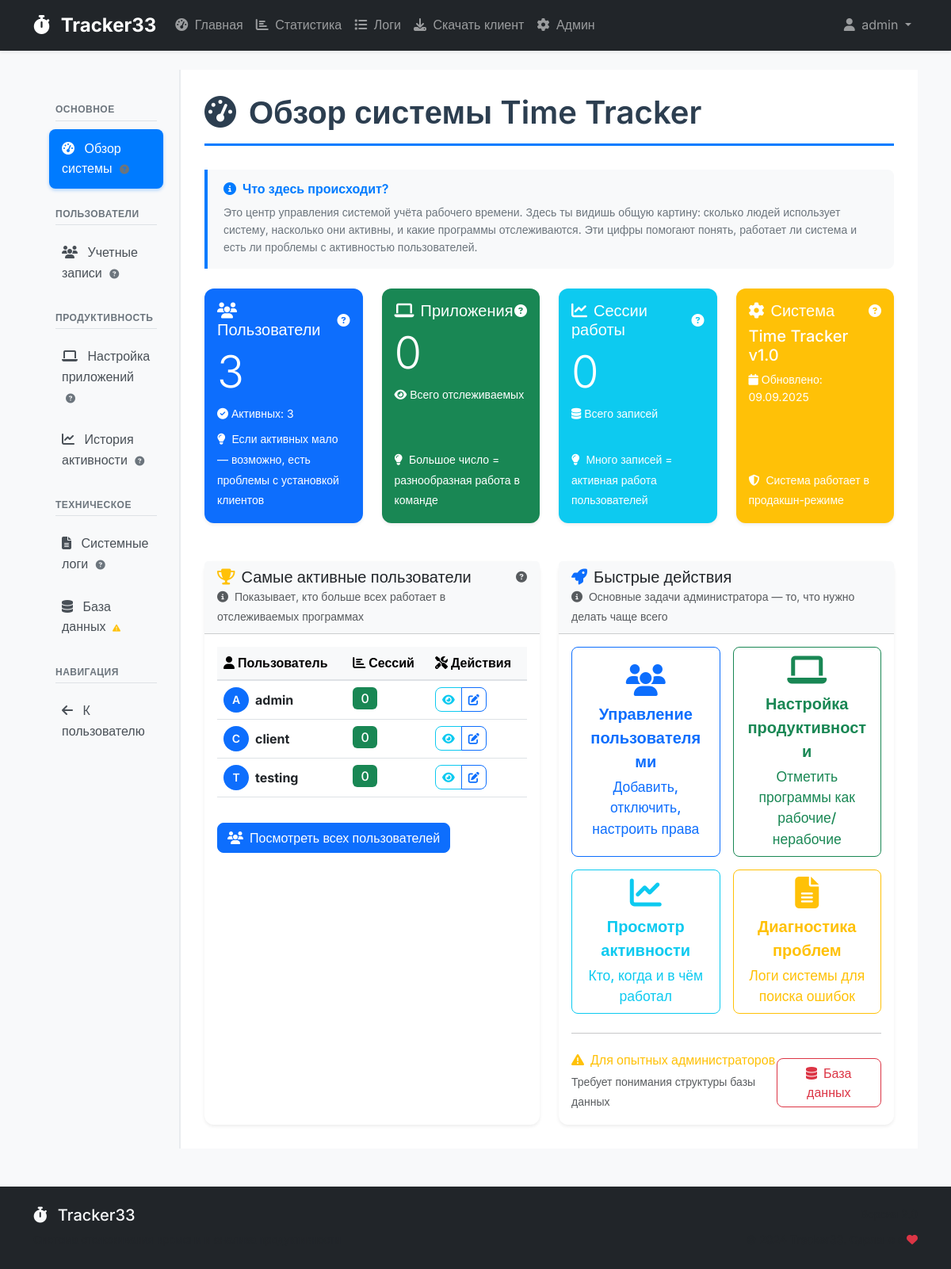
Page /admin-panel/ (signed in) on the earlier database version.
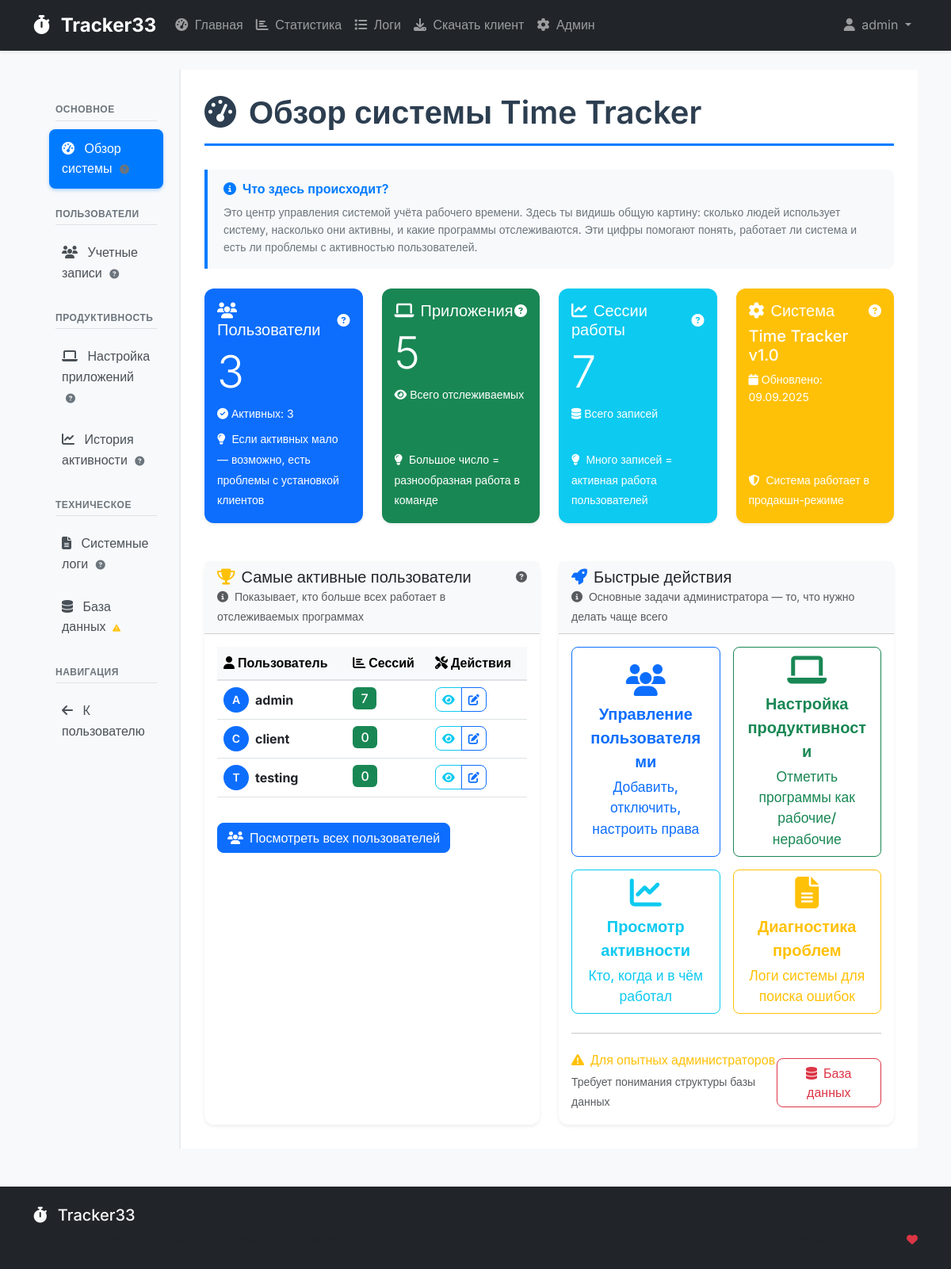
Same page on the later database version.
### users/models.py (models this page shows, shortened)
class CustomUser(AbstractUser):
    groups = models.ManyToManyField(
        'auth.Group',
        verbose_name='groups',
        blank=True,
        help_text='The groups this user belongs to.',
        related_name='custom_user_set',
        related_query_name='custom_user'
    )
    user_permissions = models.ManyToManyField(
        'auth.Permission',
        verbose_name='user permissions',
        blank=True,
        help_text='Specific permissions for this user.',
        related_name='custom_user_set',
        related_query_name='custom_user'
    )
    department = models.CharField(max_length=100, verbose_name='Отдел')
    position = models.CharField(max_length=100, verbose_name='Должность')
    is_active_tracking = models.BooleanField(default=True, verbose_name='Активное отслеживание')
    class Meta:
        verbose_name = 'Пользователь'
        verbose_name_plural = 'Пользователи'

### admin_panel/views.py (the view)
# urls.py: path('', views.AdminDashboardView.as_view(), name='dashboard'),
@method_decorator(never_cache, name='dispatch')
class AdminDashboardView(LoginRequiredMixin, SuperUserRequiredMixin, TemplateView):
    template_name = 'admin_panel/dashboard.html'
    def get_context_data(self, **kwargs):
        context = super().get_context_data(**kwargs)
        context['total_users'] = CustomUser.objects.count()
        context['active_users'] = CustomUser.objects.filter(is_active=True).count()
        context['total_applications'] = Application.objects.count()
        context['total_activities'] = UserActivity.objects.count()
        context['top_users'] = CustomUser.objects.annotate(
            activity_count=Count('useractivity')
        ).order_by('-activity_count')[:10]
        return context

### admin_panel/views.py (called while the page is built)
    def test_func(self):
        return self.request.user.is_superuser

### tracking/logging.py (called while the page is built)
    @staticmethod
    def log_view_performance(view_name, response_time, status_code):
        log_data = {
            'timestamp': datetime.now().isoformat(),
            'view_name': view_name,
            'response_time': response_time,
            'status_code': status_code
        }
        performance_logger.info(json.dumps(log_data))

### templates/admin_panel/dashboard.html (shortened to what the changed rows need)
{% extends 'admin_panel/base_admin.html' %}
{% block admin_content %}
<h1 class="admin-title">
    <i class="fas fa-tachometer-alt me-3"></i>Обзор системы Time Tracker
</h1>
<div class="row mb-5">
    <div class="col-md-3">
        <div class="card bg-success text-white h-100">
            <div class="card-body d-flex flex-column">
                <div class="d-flex justify-content-between align-items-center mb-2">
                    <h5 class="card-title mb-0">
                    </h5>
                    <i class="fas fa-question-circle"
                       data-bs-toggle="tooltip"
                       title="Количество различных программ, которые система видела и отслеживает"></i>
                </div>
                <p class="card-text display-4 mb-2">{{ total_applications }}</p>
                <p class="card-text small mb-0">
                    <i class="fas fa-eye me-1"></i>Всего отслеживаемых
                </p>
                <div class="mt-auto pt-2">
                    <small>
                    </small>
                </div>
            </div>
        </div>
    </div>
    <div class="col-md-3">
        <div class="card bg-info text-white h-100">
            <div class="card-body d-flex flex-column">
                <div class="d-flex justify-content-between align-items-center mb-2">
                    <h5 class="card-title mb-0">
                    </h5>
                    <i class="fas fa-question-circle"
                       data-bs-toggle="tooltip"
                       title="Количество записей активности — каждый раз когда пользователь переключается между программами, создается новая запись"></i>
                </div>
                <p class="card-text display-4 mb-2">{{ total_activities }}</p>
                <p class="card-text small mb-0">
                    <i class="fas fa-database me-1"></i>Всего записей
                </p>
                <div class="mt-auto pt-2">
                    <small>
                    </small>
                </div>
            </div>
        </div>
    </div>
</div>
<div class="row">
    <div class="col-md-6">
        <div class="card h-100">
            <div class="card-body">
                {% if top_users %}
                <div class="table-responsive">
                    <table class="table table-hover">
                        <thead class="table-light">
                            <tr>
                                <th><i class="fas fa-user me-1"></i>Пользователь</th>
                                <th><i class="fas fa-chart-bar me-1"></i>Сессий</th>
                                <th><i class="fas fa-tools me-1"></i>Действия</th>
                            </tr>
                        </thead>
                        <tbody>
                            {% for user in top_users %}
                            <tr>
                                <td>
                                    <div class="d-flex align-items-center">
                                        <div class="avatar-sm me-2 bg-primary text-white rounded-circle d-flex align-items-center justify-content-center">
                                            {{ user.username|first|upper }}
                                        </div>
                                        <div>
                                            <strong>{{ user.username }}</strong>
                                        </div>
                                    </div>
                                </td>
                                <td>
                                    <span class="badge bg-success fs-6">{{ user.activity_count }}</span>
                                </td>
                                <td>
                                    <div class="btn-group" role="group">
                                        <a href="{% url 'admin_panel:user_detail' user.pk %}"
                                           class="btn btn-sm btn-outline-info"
                                           data-bs-toggle="tooltip"
                                           title="Подробная информация о пользователе">
                                            <i class="fas fa-eye"></i>
                                        </a>
                                        <a href="{% url 'admin_panel:user_edit' user.pk %}"
                                           class="btn btn-sm btn-outline-primary"
                                           data-bs-toggle="tooltip"
                                           title="Редактировать настройки пользователя">
                                            <i class="fas fa-edit"></i>
                                        </a>
                                    </div>
                                </td>
                            </tr>
                            {% endfor %}
                        </tbody>
                    </table>
                </div>
                {% else %}
                <div class="text-center py-4">
                    <i class="fas fa-users fa-3x text-muted mb-3"></i>
                    <p class="text-muted">Пока нет активных пользователей</p>
                    <small>Пользователи появятся здесь, когда начнут работать с отслеживаемыми программами</small>
                </div>
                {% endif %}
            </div>
        </div>
    </div>
</div>
{% endblock %}

### templates/base.html (shortened to what this page needs)
<!DOCTYPE html>
{% load static %}
<html lang="ru">
<head>
    <link href="https://cdn.jsdelivr.net/npm/bootstrap@5.3.0/dist/css/bootstrap.min.css" rel="stylesheet">
    <link rel="stylesheet" href="https://cdnjs.cloudflare.com/ajax/libs/font-awesome/6.4.0/css/all.min.css">
</head>
<body>
    <nav class="navbar navbar-expand-lg navbar-dark bg-dark shadow-sm">
        <div class="container">
            <a class="navbar-brand" href="/">
                <i class="fas fa-stopwatch me-2"></i>
                Tracker33
            </a>
            <div class="collapse navbar-collapse" id="navbarNav">
                <ul class="navbar-nav me-auto">
                    {% if user.is_authenticated %}
                        <li class="nav-item">
                            <a class="nav-link" href="{% url 'dashboard' %}">
                                <i class="fas fa-tachometer-alt me-1"></i>
                                Главная
                            </a>
                        </li>
                        <li class="nav-item">
                            <a class="nav-link" href="{% url 'statistics' %}">
                                <i class="fas fa-chart-bar me-1"></i>
                                Статистика
                            </a>
                        </li>
                        <li class="nav-item">
                            <a class="nav-link" href="{% url 'logs' %}">
                                <i class="fas fa-list me-1"></i>
                                Логи
                            </a>
                        </li>
                        <li class="nav-item">
                            <a class="nav-link" href="{% url 'download_tracker' %}">
                                <i class="fas fa-download me-1"></i>
                                Скачать клиент
                            </a>
                        </li>
                        {% if user.is_staff %}
                        <li class="nav-item">
                            <a class="nav-link" href="{% url 'admin_panel:dashboard' %}">
                                <i class="fas fa-cog me-1"></i>
                                Админ
                            </a>
                        </li>
                        {% endif %}
                    {% endif %}
                </ul>
                <ul class="navbar-nav">
                    {% if user.is_authenticated %}
                        <li class="nav-item dropdown">
                            <a class="nav-link dropdown-toggle" href="#" id="navbarDropdown" role="button" data-bs-toggle="dropdown">
                                <i class="fas fa-user me-1"></i>
                                {{ user.username }}
                            </a>
                        </li>
                    {% endif %}
                </ul>
            </div>
        </div>
    </nav>
    <main class="container mt-4 mb-5">
        {% block content %}{% endblock %}
    </main>
    <footer class="bg-dark text-light py-4 mt-auto">
        <div class="container">
            <div class="row">
                <div class="col-md-6">
                    <h5>
                        <i class="fas fa-stopwatch me-2"></i>
                        Tracker33
                    </h5>
                    <p class="text-muted mb-0">Система отслеживания времени и анализа продуктивности</p>
                </div>
                <div class="col-md-6 text-md-end">
                    <p class="text-muted mb-2">Версия 2.0</p>
                    <div>
                        <small class="text-muted">
                            © 2024 Tracker33. Сделано с
                            <i class="fas fa-heart text-danger"></i>
                        </small>
                    </div>
                </div>
            </div>
        </div>
    </footer>
</body>
</html>

Differences in the rows shown:
changed CustomUser "admin": activity_count "0" → "7"
Other differences:
{{ total_applications }}: "0" → "5"
{{ total_activities }}: "0" → "7"
